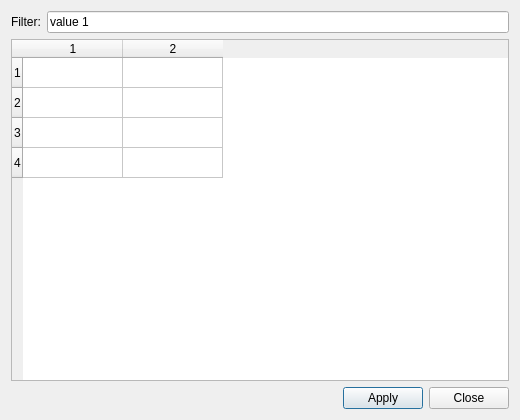
<?xml version="1.0" encoding="UTF-8"?>
<ui version="4.0"><class>Dialog</class><widget class="QDialog" name="Dialog"><property name="geometry"><rect><x>0</x><y>0</y><width>520</width><height>420</height></rect></property><property name="windowTitle"><string>Table form 1</string></property><layout class="QVBoxLayout" name="verticalLayout"><property name="leftMargin"><number>11</number></property><property name="topMargin"><number>11</number></property><property name="rightMargin"><number>11</number></property><property name="bottomMargin"><number>11</number></property><property name="spacing"><number>6</number></property><item><layout class="QHBoxLayout" name="rowLayout"><property name="leftMargin"><number>0</number></property><property name="topMargin"><number>0</number></property><property name="rightMargin"><number>0</number></property><property name="bottomMargin"><number>0</number></property><property name="spacing"><number>6</number></property><item><widget class="QLabel" name="label"><property name="text"><string>Filter:</string></property></widget></item><item><widget class="QLineEdit" name="lineEdit"><property name="text"><string>value 1</string></property></widget></item></layout></item><item><widget class="QTableWidget" name="table"><property name="rowCount"><number>4</number></property><property name="columnCount"><number>2</number></property></widget></item><item><layout class="QHBoxLayout" name="buttons"><property name="leftMargin"><number>0</number></property><property name="topMargin"><number>0</number></property><property name="rightMargin"><number>0</number></property><property name="bottomMargin"><number>0</number></property><property name="spacing"><number>6</number></property><item><spacer name="horizontalSpacer"><property name="orientation"><enum>Qt::Orientation::Horizontal</enum></property><property name="sizeHint" stdset="0"><size><width>40</width><height>20</height></size></property></spacer></item><item><widget class="QPushButton" name="apply"><property name="text"><string>Apply</string></property></widget></item><item><widget class="QPushButton" name="close"><property name="text"><string>Close</string></property></widget></item></layout></item></layout></widget></ui>
